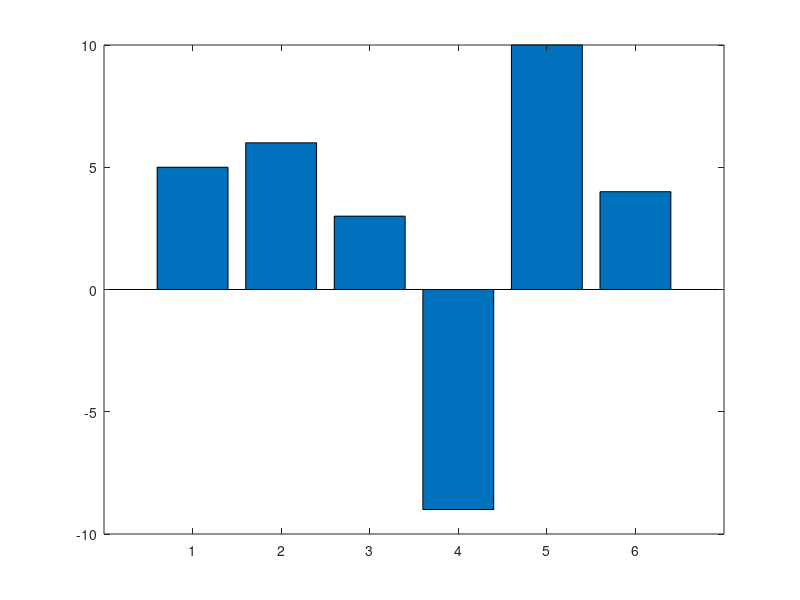
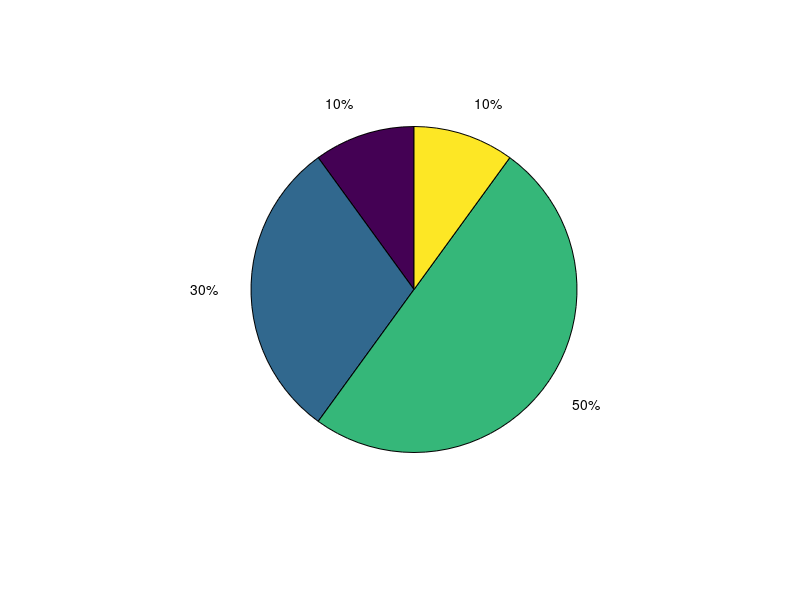
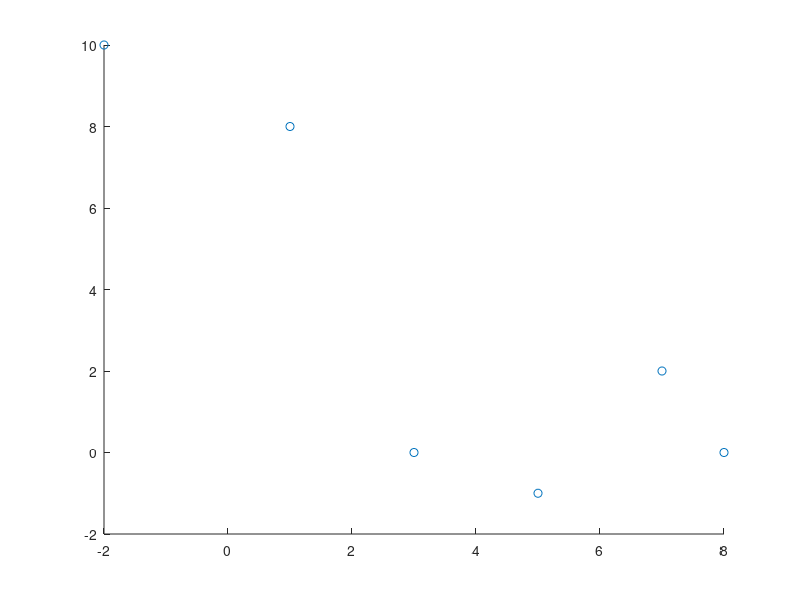
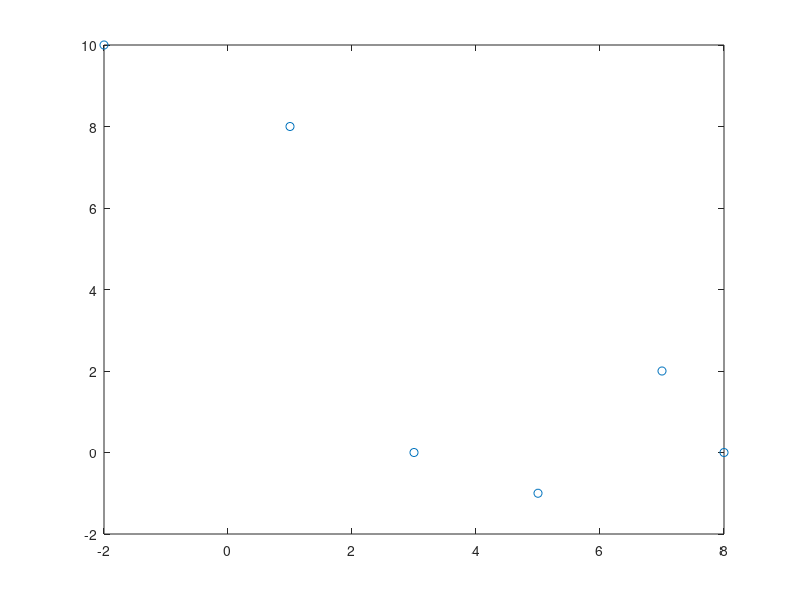

These figures' MATLAB source, in order:

y1 = [5, 6, 3, -9, 10, 4];
f1 = figure('Name', 'Bar Graph')
bar(y1)

y2 = [0.1 0.3 0.5 0.1];
f2 = figure('Name', 'Pie Chart')
pie(y2)

x3 = [1, 5, 7, 3, 8, -2];
y3 = [8, -1, 2, 0, 0, 10];
f3 = figure('Name', 'Scatter Plot 1')
scatter(x3, y3)

f4 = figure('Name', 'Scatter Plot 2')
plot(x3, y3, 'o')